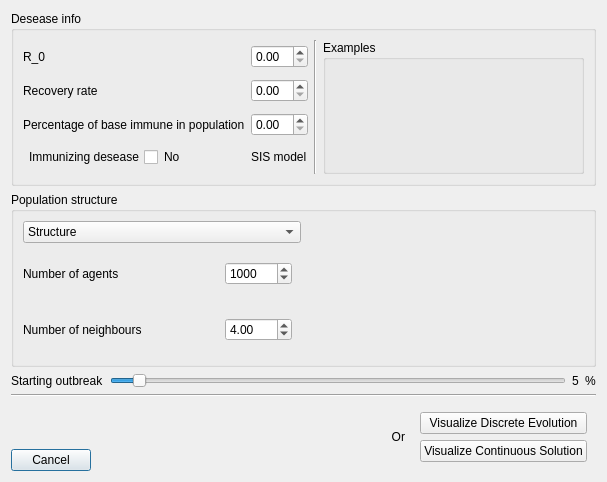
<?xml version="1.0" encoding="UTF-8"?>
<ui version="4.0">
 <class>StartOptionsDialog</class>
 <widget class="QDialog" name="StartOptionsDialog">
  <property name="geometry">
   <rect>
    <x>0</x>
    <y>0</y>
    <width>607</width>
    <height>482</height>
   </rect>
  </property>
  <property name="windowTitle">
   <string>New Simulation -- Options</string>
  </property>
  <property name="modal">
   <bool>true</bool>
  </property>
  <layout class="QVBoxLayout" name="verticalLayout" stretch="1,1,0,0,0">
   <item>
    <widget class="QGroupBox" name="horizontalGroupBox_4">
     <property name="title">
      <string>Desease info</string>
     </property>
     <layout class="QHBoxLayout" name="horizontalLayout_4" stretch="1,0,1">
      <item>
       <layout class="QGridLayout" name="gridLayout_2">
        <item row="3" column="0">
         <layout class="QHBoxLayout" name="horizontalLayout_8">
          <item>
           <widget class="QCheckBox" name="immunizing_checkbox">
            <property name="sizePolicy">
             <sizepolicy hsizetype="Minimum" vsizetype="Minimum">
              <horstretch>0</horstretch>
              <verstretch>0</verstretch>
             </sizepolicy>
            </property>
            <property name="layoutDirection">
             <enum>Qt::RightToLeft</enum>
            </property>
            <property name="text">
             <string>Immunizing desease</string>
            </property>
            <property name="tristate">
             <bool>true</bool>
            </property>
           </widget>
          </item>
          <item>
           <widget class="QLabel" name="yes_no_immunizing_label">
            <property name="text">
             <string>No</string>
            </property>
           </widget>
          </item>
         </layout>
        </item>
        <item row="1" column="0">
         <widget class="QLabel" name="label_5">
          <property name="text">
           <string>Recovery rate</string>
          </property>
         </widget>
        </item>
        <item row="1" column="1">
         <spacer name="horizontalSpacer_5">
          <property name="orientation">
           <enum>Qt::Horizontal</enum>
          </property>
          <property name="sizeHint" stdset="0">
           <size>
            <width>40</width>
            <height>20</height>
           </size>
          </property>
         </spacer>
        </item>
        <item row="1" column="2">
         <widget class="QDoubleSpinBox" name="recovery_spinbox">
          <property name="maximum">
           <double>1.000000000000000</double>
          </property>
          <property name="singleStep">
           <double>0.010000000000000</double>
          </property>
         </widget>
        </item>
        <item row="2" column="0">
         <widget class="QLabel" name="label_6">
          <property name="text">
           <string>Percentage of base immune in population</string>
          </property>
         </widget>
        </item>
        <item row="0" column="2">
         <widget class="QDoubleSpinBox" name="R0_spinbox">
          <property name="singleStep">
           <double>0.500000000000000</double>
          </property>
         </widget>
        </item>
        <item row="2" column="2">
         <widget class="QDoubleSpinBox" name="immune_spinbox"/>
        </item>
        <item row="0" column="1">
         <spacer name="horizontalSpacer_4">
          <property name="orientation">
           <enum>Qt::Horizontal</enum>
          </property>
          <property name="sizeHint" stdset="0">
           <size>
            <width>40</width>
            <height>20</height>
           </size>
          </property>
         </spacer>
        </item>
        <item row="0" column="0">
         <widget class="QLabel" name="label_4">
          <property name="text">
           <string>R_0</string>
          </property>
         </widget>
        </item>
        <item row="2" column="1">
         <spacer name="horizontalSpacer_6">
          <property name="orientation">
           <enum>Qt::Horizontal</enum>
          </property>
          <property name="sizeHint" stdset="0">
           <size>
            <width>40</width>
            <height>20</height>
           </size>
          </property>
         </spacer>
        </item>
        <item row="3" column="1">
         <spacer name="horizontalSpacer_7">
          <property name="orientation">
           <enum>Qt::Horizontal</enum>
          </property>
          <property name="sizeHint" stdset="0">
           <size>
            <width>40</width>
            <height>20</height>
           </size>
          </property>
         </spacer>
        </item>
        <item row="3" column="2">
         <widget class="QLabel" name="model_type_label">
          <property name="sizePolicy">
           <sizepolicy hsizetype="Preferred" vsizetype="Maximum">
            <horstretch>0</horstretch>
            <verstretch>0</verstretch>
           </sizepolicy>
          </property>
          <property name="text">
           <string>SIS model</string>
          </property>
         </widget>
        </item>
       </layout>
      </item>
      <item>
       <widget class="Line" name="line_2">
        <property name="orientation">
         <enum>Qt::Vertical</enum>
        </property>
       </widget>
      </item>
      <item>
       <widget class="QGroupBox" name="groupBox">
        <property name="title">
         <string>Examples</string>
        </property>
        <layout class="QGridLayout" name="examples_layout">
         <item row="1" column="0">
          <spacer name="verticalSpacer">
           <property name="orientation">
            <enum>Qt::Vertical</enum>
           </property>
           <property name="sizeHint" stdset="0">
            <size>
             <width>20</width>
             <height>40</height>
            </size>
           </property>
          </spacer>
         </item>
         <item row="0" column="1">
          <spacer name="horizontalSpacer_2">
           <property name="orientation">
            <enum>Qt::Horizontal</enum>
           </property>
           <property name="sizeHint" stdset="0">
            <size>
             <width>40</width>
             <height>20</height>
            </size>
           </property>
          </spacer>
         </item>
        </layout>
       </widget>
      </item>
     </layout>
    </widget>
   </item>
   <item>
    <widget class="QGroupBox" name="horizontalGroupBox_3">
     <property name="title">
      <string>Population structure</string>
     </property>
     <layout class="QHBoxLayout" name="horizontalLayout_3" stretch="1,1">
      <item>
       <layout class="QVBoxLayout" name="verticalLayout_5">
        <item>
         <widget class="QComboBox" name="structure_combo">
          <property name="styleSheet">
           <string notr="true"/>
          </property>
          <item>
           <property name="text">
            <string>Structure</string>
           </property>
          </item>
          <item>
           <property name="text">
            <string>Static Grid</string>
           </property>
          </item>
          <item>
           <property name="text">
            <string>Moving Grid</string>
           </property>
          </item>
          <item>
           <property name="text">
            <string>Small-world Network</string>
           </property>
          </item>
         </widget>
        </item>
        <item>
         <layout class="QHBoxLayout" name="horizontalLayout_7">
          <item>
           <layout class="QVBoxLayout" name="verticalLayout_6">
            <item>
             <widget class="QLabel" name="label_3">
              <property name="text">
               <string>Number of agents</string>
              </property>
             </widget>
            </item>
            <item>
             <widget class="QLabel" name="label_7">
              <property name="text">
               <string>Number of neighbours</string>
              </property>
             </widget>
            </item>
           </layout>
          </item>
          <item>
           <spacer name="horizontalSpacer_3">
            <property name="orientation">
             <enum>Qt::Horizontal</enum>
            </property>
            <property name="sizeHint" stdset="0">
             <size>
              <width>40</width>
              <height>20</height>
             </size>
            </property>
           </spacer>
          </item>
          <item>
           <layout class="QVBoxLayout" name="verticalLayout_7">
            <item>
             <widget class="QWidget" name="widget" native="true">
              <layout class="QVBoxLayout" name="verticalLayout_8">
               <item>
                <widget class="QSpinBox" name="agents_spinbox">
                 <property name="sizePolicy">
                  <sizepolicy hsizetype="Minimum" vsizetype="Fixed">
                   <horstretch>0</horstretch>
                   <verstretch>0</verstretch>
                  </sizepolicy>
                 </property>
                 <property name="minimum">
                  <number>100</number>
                 </property>
                 <property name="maximum">
                  <number>1000000</number>
                 </property>
                 <property name="singleStep">
                  <number>100</number>
                 </property>
                 <property name="value">
                  <number>1000</number>
                 </property>
                </widget>
               </item>
              </layout>
             </widget>
            </item>
            <item>
             <widget class="QWidget" name="widget_2" native="true">
              <layout class="QVBoxLayout" name="verticalLayout_9">
               <item>
                <widget class="QDoubleSpinBox" name="links_spinbox">
                 <property name="sizePolicy">
                  <sizepolicy hsizetype="Minimum" vsizetype="Fixed">
                   <horstretch>0</horstretch>
                   <verstretch>0</verstretch>
                  </sizepolicy>
                 </property>
                 <property name="maximum">
                  <double>10.000000000000000</double>
                 </property>
                 <property name="singleStep">
                  <double>0.250000000000000</double>
                 </property>
                 <property name="value">
                  <double>4.000000000000000</double>
                 </property>
                </widget>
               </item>
              </layout>
             </widget>
            </item>
           </layout>
          </item>
         </layout>
        </item>
       </layout>
      </item>
      <item>
       <layout class="QHBoxLayout" name="horizontalLayout_2" stretch="0,1">
        <property name="sizeConstraint">
         <enum>QLayout::SetMaximumSize</enum>
        </property>
        <item>
         <widget class="QLabel" name="structure_preview_label">
          <property name="sizePolicy">
           <sizepolicy hsizetype="Fixed" vsizetype="Fixed">
            <horstretch>1</horstretch>
            <verstretch>0</verstretch>
           </sizepolicy>
          </property>
          <property name="minimumSize">
           <size>
            <width>50</width>
            <height>50</height>
           </size>
          </property>
          <property name="text">
           <string/>
          </property>
          <property name="scaledContents">
           <bool>true</bool>
          </property>
         </widget>
        </item>
        <item>
         <spacer name="horizontalSpacer">
          <property name="orientation">
           <enum>Qt::Horizontal</enum>
          </property>
          <property name="sizeHint" stdset="0">
           <size>
            <width>40</width>
            <height>20</height>
           </size>
          </property>
         </spacer>
        </item>
       </layout>
      </item>
     </layout>
    </widget>
   </item>
   <item>
    <layout class="QHBoxLayout" name="horizontalLayout_9">
     <item>
      <widget class="QLabel" name="label_2">
       <property name="text">
        <string>Starting outbreak</string>
       </property>
      </widget>
     </item>
     <item>
      <widget class="QSlider" name="infected_slider">
       <property name="value">
        <number>5</number>
       </property>
       <property name="orientation">
        <enum>Qt::Horizontal</enum>
       </property>
      </widget>
     </item>
     <item>
      <widget class="QLabel" name="label_8">
       <property name="text">
        <string>5</string>
       </property>
      </widget>
     </item>
     <item>
      <widget class="QLabel" name="label_9">
       <property name="text">
        <string>%</string>
       </property>
      </widget>
     </item>
    </layout>
   </item>
   <item>
    <widget class="Line" name="line">
     <property name="orientation">
      <enum>Qt::Horizontal</enum>
     </property>
    </widget>
   </item>
   <item>
    <layout class="QHBoxLayout" name="horizontalLayout" stretch="0,1,0">
     <item>
      <layout class="QVBoxLayout" name="verticalLayout_11">
       <item>
        <spacer name="verticalSpacer_2">
         <property name="orientation">
          <enum>Qt::Vertical</enum>
         </property>
         <property name="sizeHint" stdset="0">
          <size>
           <width>20</width>
           <height>40</height>
          </size>
         </property>
        </spacer>
       </item>
       <item>
        <widget class="QPushButton" name="pushButton">
         <property name="text">
          <string>Cancel</string>
         </property>
        </widget>
       </item>
      </layout>
     </item>
     <item>
      <widget class="QLabel" name="note_label">
       <property name="text">
        <string>Or</string>
       </property>
       <property name="alignment">
        <set>Qt::AlignRight|Qt::AlignTrailing|Qt::AlignVCenter</set>
       </property>
      </widget>
     </item>
     <item>
      <widget class="QWidget" name="buttons_widget" native="true">
       <property name="mouseTracking">
        <bool>true</bool>
       </property>
       <layout class="QVBoxLayout" name="verticalLayout_10">
        <item>
         <widget class="QPushButton" name="discrete_go_button">
          <property name="text">
           <string>Visualize Discrete Evolution</string>
          </property>
         </widget>
        </item>
        <item>
         <widget class="QPushButton" name="continuous_go_button">
          <property name="mouseTracking">
           <bool>false</bool>
          </property>
          <property name="text">
           <string>Visualize Continuous Solution</string>
          </property>
         </widget>
        </item>
       </layout>
      </widget>
     </item>
    </layout>
   </item>
  </layout>
 </widget>
 <resources/>
 <connections>
  <connection>
   <sender>structure_combo</sender>
   <signal>currentTextChanged(QString)</signal>
   <receiver>StartOptionsDialog</receiver>
   <slot>structure_selected(QString)</slot>
   <hints>
    <hint type="sourcelabel">
     <x>154</x>
     <y>301</y>
    </hint>
    <hint type="destinationlabel">
     <x>14</x>
     <y>152</y>
    </hint>
   </hints>
  </connection>
  <connection>
   <sender>infected_slider</sender>
   <signal>valueChanged(int)</signal>
   <receiver>label_8</receiver>
   <slot>setNum(int)</slot>
   <hints>
    <hint type="sourcelabel">
     <x>609</x>
     <y>494</y>
    </hint>
    <hint type="destinationlabel">
     <x>820</x>
     <y>495</y>
    </hint>
   </hints>
  </connection>
  <connection>
   <sender>immunizing_checkbox</sender>
   <signal>stateChanged(int)</signal>
   <receiver>StartOptionsDialog</receiver>
   <slot>immunizing_state_changed(int)</slot>
   <hints>
    <hint type="sourcelabel">
     <x>176</x>
     <y>195</y>
    </hint>
    <hint type="destinationlabel">
     <x>287</x>
     <y>241</y>
    </hint>
   </hints>
  </connection>
  <connection>
   <sender>pushButton</sender>
   <signal>pressed()</signal>
   <receiver>StartOptionsDialog</receiver>
   <slot>reject()</slot>
   <hints>
    <hint type="sourcelabel">
     <x>90</x>
     <y>584</y>
    </hint>
    <hint type="destinationlabel">
     <x>86</x>
     <y>348</y>
    </hint>
   </hints>
  </connection>
  <connection>
   <sender>discrete_go_button</sender>
   <signal>pressed()</signal>
   <receiver>StartOptionsDialog</receiver>
   <slot>discrete_go_pressed()</slot>
   <hints>
    <hint type="sourcelabel">
     <x>701</x>
     <y>530</y>
    </hint>
    <hint type="destinationlabel">
     <x>468</x>
     <y>511</y>
    </hint>
   </hints>
  </connection>
  <connection>
   <sender>continuous_go_button</sender>
   <signal>pressed()</signal>
   <receiver>StartOptionsDialog</receiver>
   <slot>continuous_go_pressed()</slot>
   <hints>
    <hint type="sourcelabel">
     <x>740</x>
     <y>571</y>
    </hint>
    <hint type="destinationlabel">
     <x>574</x>
     <y>507</y>
    </hint>
   </hints>
  </connection>
 </connections>
 <slots>
  <slot>test_desease_pressed()</slot>
  <slot>discrete_go_pressed()</slot>
  <slot>continuous_go_pressed()</slot>
  <slot>structure_selected(QString)</slot>
  <slot>load_asked()</slot>
  <slot>immunizing_state_changed(int)</slot>
 </slots>
</ui>
